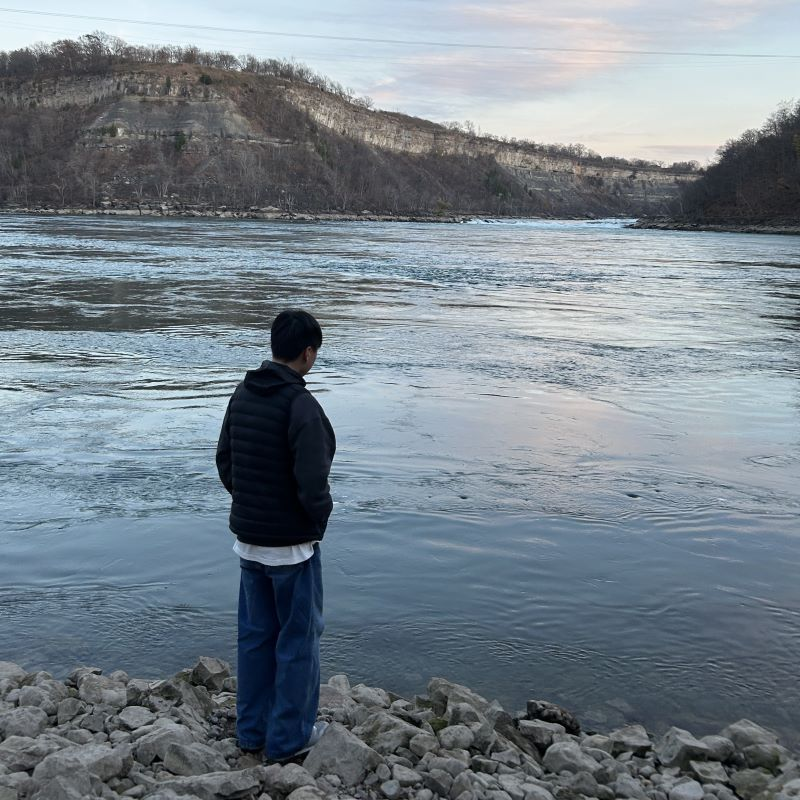
#> input picture OpencvCpp/assets/human.jpg, 800 x 800 px
$ python hog_visual.py
#> lines starting #> are read from the running program, lines starting #| are printed output that depends on the picture
import cv2
import matplotlib.pyplot as plt
from skimage.feature import hog
from skimage import exposure

CELL_SIZE = 8
CELL_PER_BLOCK = 2
N_BINS = 9

image = cv2.imread("../../../assets/human.jpg", cv2.IMREAD_GRAYSCALE)
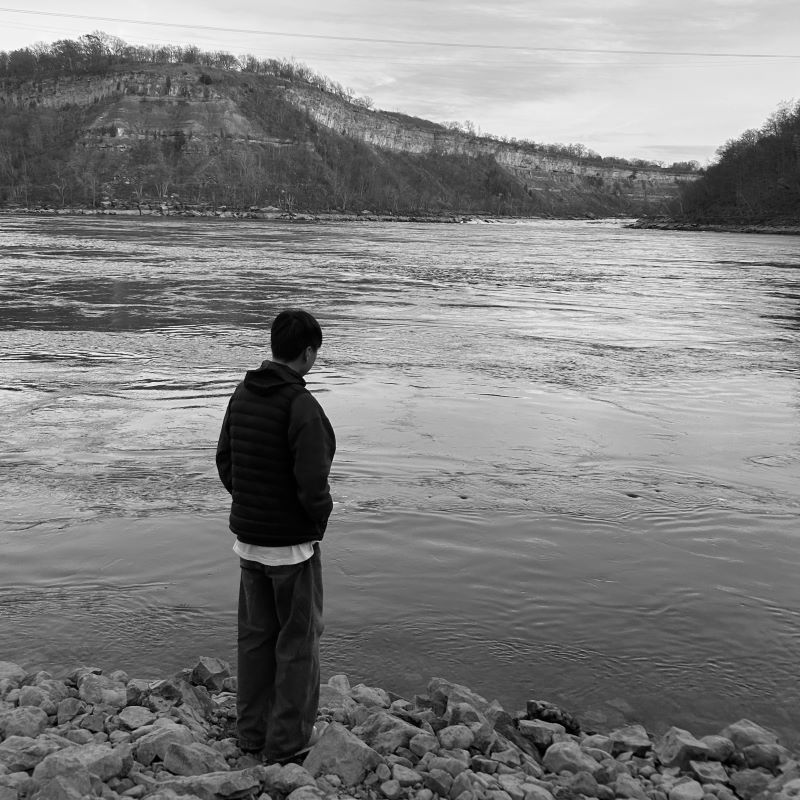
#> image: shape (800, 800); min 0, max 255, mean 128.5

features, hog_image = hog(
    image,
    orientations=N_BINS,
    pixels_per_cell=(CELL_SIZE, CELL_SIZE),
    cells_per_block=(CELL_PER_BLOCK, CELL_PER_BLOCK),
    visualize=True,
)
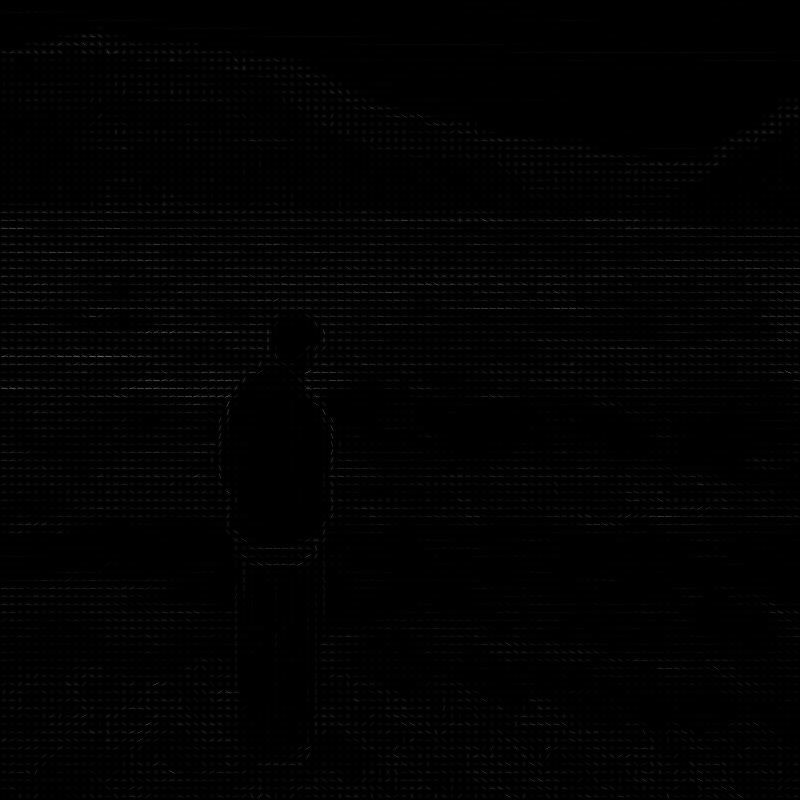
#> hog_image: shape (800, 800) float64; min 0, max 114.1, mean 2

# 시각화를 위한 Normalize
hog_image = exposure.rescale_intensity(hog_image, in_range=(0, 10))
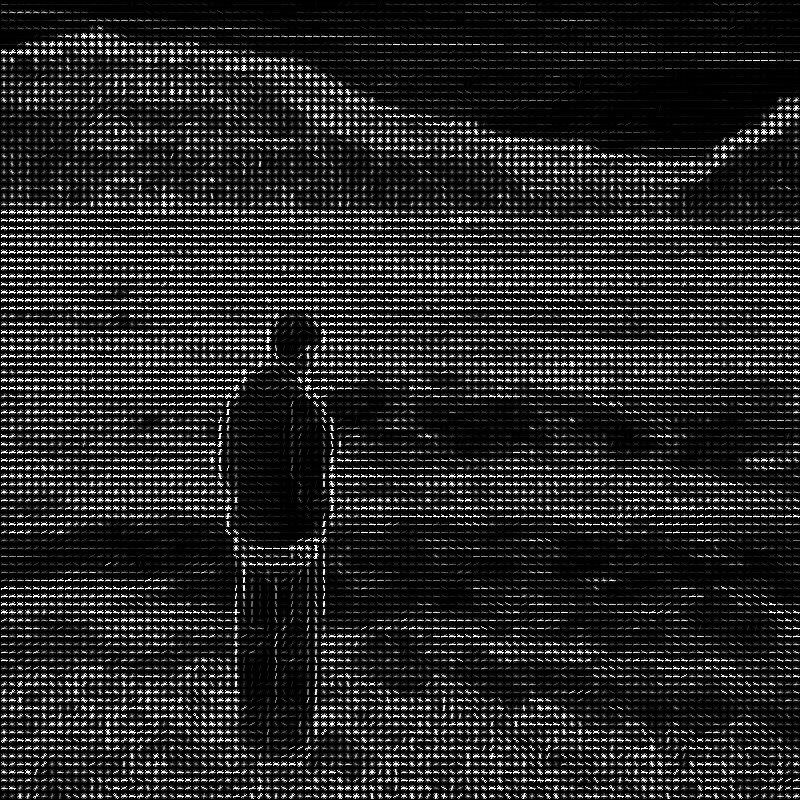
#> hog_image: shape (800, 800) float64; min 0, max 1, mean 0.148

# Visualize the images
plt.figure(figsize=(12, 8))
plt.subplot(1, 2, 1)
plt.imshow(image, cmap="gray")
plt.title("Image")

plt.subplot(1, 2, 2)
plt.imshow(hog_image, cmap="gray")
plt.title("HOG features")
plt.show()
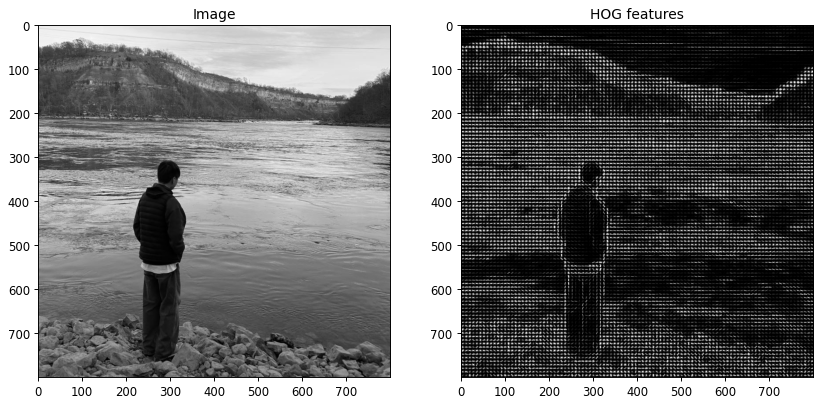
#> figure drawn by matplotlib, 2 panels
